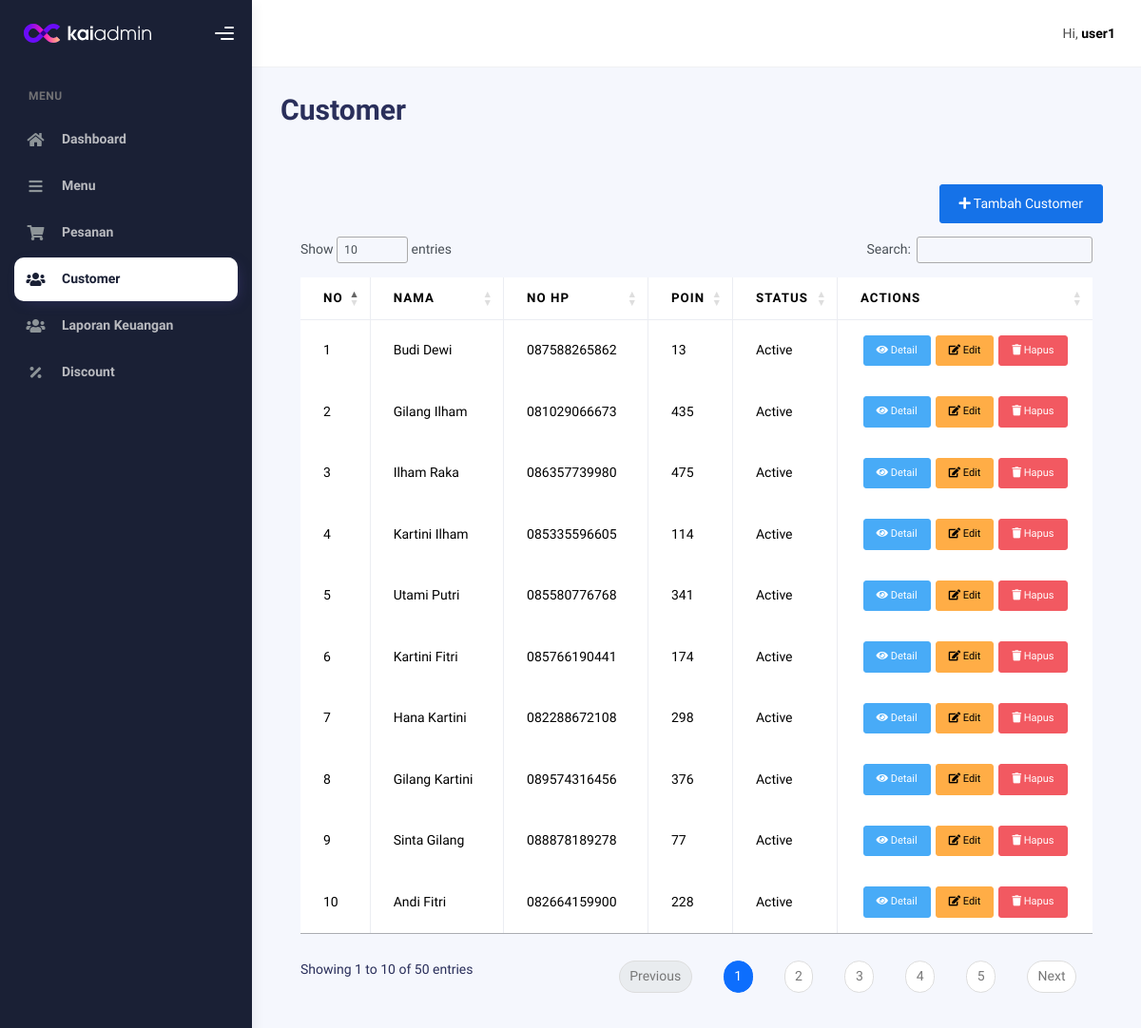
Screenshot of /admin/customer.php (signed in) with the database file from the repository.
### tables this page shows
CREATE TABLE customers (
    customer_id INT AUTO_INCREMENT PRIMARY KEY,
    name VARCHAR(40) NOT NULL,
    phone_number VARCHAR(13) UNIQUE NOT NULL,
    points INT(4) DEFAULT 0,
    status ENUM('active', 'inactive') DEFAULT 'active'
);

### admin/customer.php (the view, shortened to what this page needs)
<?php
require 'koneksi.php';
$title = 'Customer';
$query = "SELECT
    c.customer_id,
    c.name,
    c.phone_number,
    c.points,
    c.status
FROM customers c
ORDER BY FIELD(c.status, 'active', 'inactive'), c.customer_id ASC;";
$result = mysqli_query($conn, $query);
$customers = mysqli_fetch_all($result, MYSQLI_ASSOC);
require 'aheader.php';
?>
<div class="page-header">
    <h1 class="fw-bold mb-3"><?= $title; ?></h1>
</div>
<div class="container my-5">
    <div class="text-end mb-3">
        <a href="customer_create.php">
            <button class="btn btn-primary">
                <i class="fas fa-plus"></i> Tambah Customer
            </button>
        </a>
    </div>
    <div class="table-responsive">
        <table id="multi-filter-select" class="table table-bordered">
            <thead class="bg-dark text-white">
                <tr>
                    <th>No</th>
                    <th>Nama</th>
                    <th>No HP</th>
                    <th>Poin</th>
                    <th>Status</th>
                    <th>Actions</th>
                </tr>
            </thead>
            <tbody>
                <?php
                if (!empty($customers)) {
                    $no = 1;
                    foreach ($customers as $customer) {
                        $rowClass = $customer['status'] === 'inactive' ? 'table-warning' : '';
                        echo "
                        <tr class='{$rowClass}'>
                            <td>{$no}</td>
                            <td>{$customer['name']}</td>
                            <td>{$customer['phone_number']}</td>
                            <td>{$customer['points']}</td>
                            <td>" . ucfirst($customer['status']) . "</td>
                            <td>
                                <div class='d-flex justify-content-around'>";
                        if ($customer['status'] === 'inactive') {
                            echo "
                                    <button onclick='reactivateCustomer({$customer['customer_id']})' class='btn btn-success btn-sm'>
                                        <i class='fas fa-undo'></i> Tambahkan Lagi
                                    </button>";
                        } else {
                            echo "
                                    <a href='customer_detail.php?id={$customer['customer_id']}' class='btn btn-info btn-sm'>
                                        <i class='fas fa-eye'></i> Detail
                                    </a>
                                    <a href='customer_edit.php?id={$customer['customer_id']}' class='btn btn-warning btn-sm'>
                                        <i class='fas fa-edit'></i> Edit
                                    </a>
                                    <button onclick='deleteCustomer({$customer['customer_id']})' class='btn btn-danger btn-sm'>
                                        <i class='fas fa-trash'></i> Hapus
                                    </button>";
                        }
                        echo "
                                </div>
                            </td>
                        </tr>";
                        $no++;
                    }
                } else {
                    echo "
                    <tr>
                        <td colspan='6' class='text-center text-muted'>Tidak ada pelanggan yang tersedia.</td>
                    </tr>";
                }
                ?>
            </tbody>
        </table>
    </div>
</div>
<?php require 'afooter.php'; ?>

### admin/aheader.php (shortened to what this page needs)
<!DOCTYPE html>
<html lang="en">
<head>
  <link rel="stylesheet" href="../assets/css/bootstrap.min.css" />
  <link rel="stylesheet" href="../assets/css/plugins.min.css" />
  <link rel="stylesheet" href="../assets/css/kaiadmin.min.css" />
<link rel="stylesheet" href="https://cdn.datatables.net/1.13.5/css/jquery.dataTables.min.css">
<link rel="stylesheet" href="https://cdn.datatables.net/buttons/2.3.7/css/buttons.dataTables.min.css">
</head>
<body>
  <div class="wrapper">
    <div class="sidebar sidebar-style-2" data-background-color="dark">
      <div class="sidebar-logo">
        <div class="logo-header" data-background-color="dark">
          <a href="index.html" class="logo">
            <img
              src="../assets/img/kaiadmin/logo_light.svg"
              alt="navbar brand"
              class="navbar-brand"
              height="20" />
          </a>
          <div class="nav-toggle">
            <button class="btn btn-toggle toggle-sidebar">
              <i class="gg-menu-right"></i>
            </button>
          </div>
        </div>
      </div>
      <div class="sidebar-wrapper scrollbar scrollbar-inner">
        <div class="sidebar-content">
          <ul class="nav nav-secondary">
            <li class="nav-section">
              <h2 class="text-section">Menu</h2>
            </li>
            <li class="nav-item
            <?php if ($title == 'Dashboard') {
              echo 'active';
            } ?>">
              <a
                href="index.php"
                aria-expanded="true">
                <i class="fas fa-home"></i>
                <p>Dashboard</p>
              </a>
            </li>
            <li class="nav-item
            <?php if ($title == 'Menu') {
              echo 'active';
            } ?>">
              <a
                href="menu.php"
                aria-expanded="true">
                <i class="fas fa-bars"></i>
                <p>Menu</p>
              </a>
            </li>
            <li class="nav-item
            <?php if ($title == 'Pesanan') {
              echo 'active';
            } ?>">
              <a
                href="pesanan.php"
                aria-expanded="true">
                <i class="fas fa-shopping-cart"></i>
                <p>Pesanan</p>
              </a>
            </li>
            <li class="nav-item
            <?php if ($title == 'Customer') {
              echo 'active';
            } ?>">
              <a
                href="customer.php"
                aria-expanded="true">
                <i class="fas fa-users"></i>
                <p>Customer</p>
              </a>
            </li>
            <li class="nav-item
            <?php if ($title == 'Laporan Keuangan') {
              echo 'active';
            } ?>">
              <a
                href="laporan_keuangan.php"
                aria-expanded="true">
                <i class="fas fa-users"></i>
                <p>Laporan Keuangan</p>
              </a>
            </li>
            <li class="nav-item
            <?php if ($title == 'Discount') {
              echo 'active';
            } ?>">
              <a
                href="discount.php"
                aria-expanded="true">
                <i class="fas fa-percentage"></i>
                <p>Discount</p>
              </a>
            </li>
          </ul>
        </div>
      </div>
    </div>
    <div class="main-panel">
      <div class="main-header">
        <nav
          class="navbar navbar-header navbar-header-transparent navbar-expand-lg border-bottom">
          <div class="container-fluid">
            <ul class="navbar-nav topbar-nav ms-md-auto align-items-center">
              <li class="nav-item topbar-user dropdown hidden-caret">
                <a
                  class="dropdown-toggle profile-pic"
                  data-bs-toggle="dropdown"
                  href="#"
                  aria-expanded="false">
                  <span class="profile-username">
                    <span class="op-7">Hi,</span>
                    <span class="fw-bold"><?= $_SESSION['username']; ?></span>
                  </span>
                </a>
              </li>
            </ul>
          </div>
        </nav>
      </div>
      <div class="container">
        <div class="page-inner">

### admin/afooter.php (shortened to what this page needs)
</div>
</div>
</div>
</body>
</html>

### rows the page displays
customers: name "Budi Dewi", phone_number "087588265862", points "13", status "Active"
customers: name "Gilang Ilham", phone_number "081029066673", points "435", status "Active"
customers: name "Ilham Raka", phone_number "086357739980", points "475", status "Active"
customers: name "Kartini Ilham", phone_number "085335596605", points "114", status "Active"
customers: name "Utami Putri", phone_number "085580776768", points "341", status "Active"
customers: name "Kartini Fitri", phone_number "085766190441", points "174", status "Active"
customers: name "Hana Kartini", phone_number "082288672108", points "298", status "Active"
customers: name "Gilang Kartini", phone_number "089574316456", points "376", status "Active"
customers: name "Sinta Gilang", phone_number "088878189278", points "77", status "Active"
customers: name "Andi Fitri", phone_number "082664159900", points "228", status "Active"

### other values shown
$_SESSION['username'] "user1"
$title "Customer"
